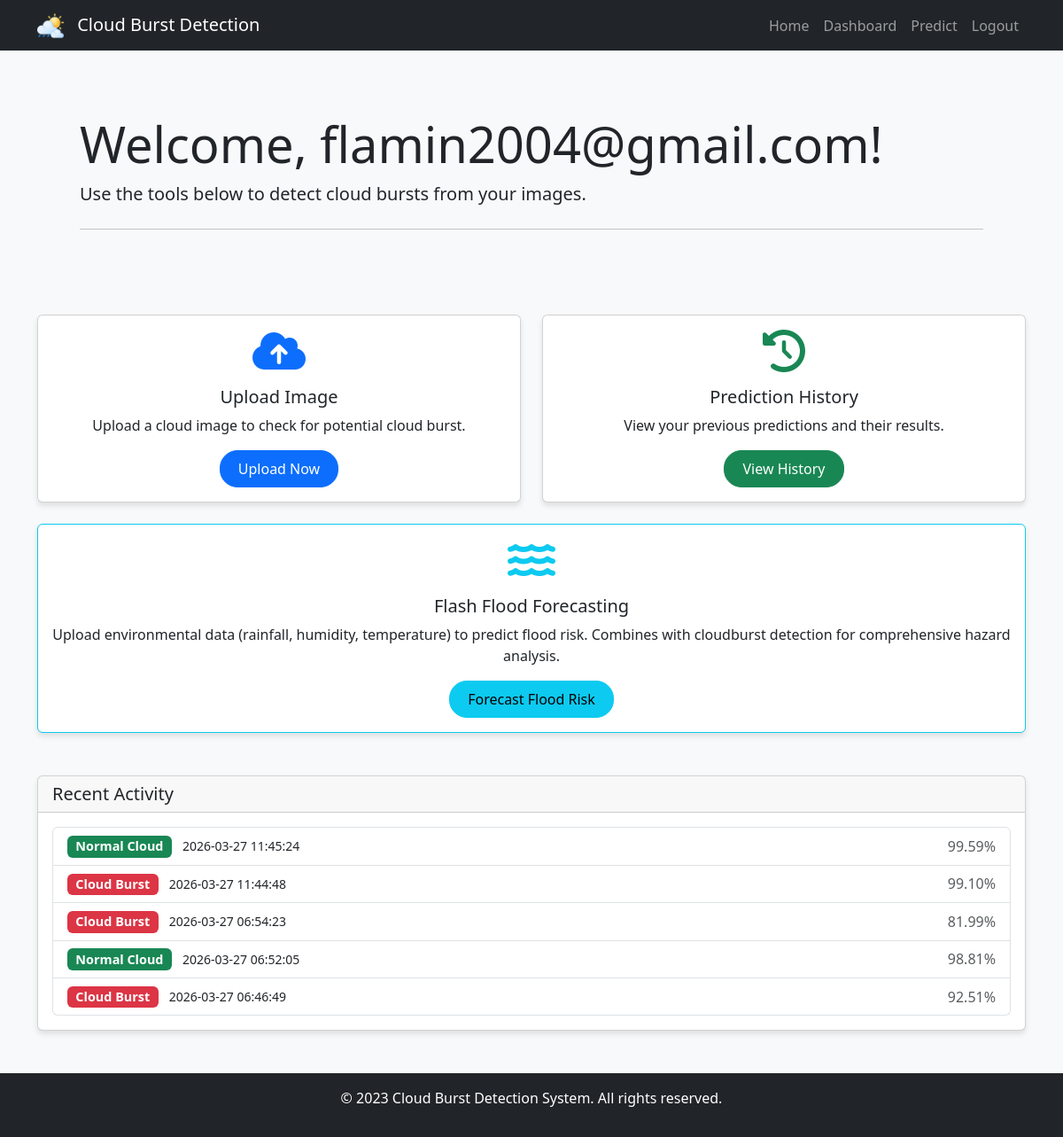
Screenshot of /user_home (signed in) with the database file from the repository.
### tables this page shows
CREATE TABLE predictions (
        id INTEGER PRIMARY KEY AUTOINCREMENT,
        user_id INTEGER,
        image_path TEXT NOT NULL,
        prediction_result TEXT NOT NULL,
        confidence REAL NOT NULL,
        timestamp DATETIME DEFAULT CURRENT_TIMESTAMP,
        FOREIGN KEY (user_id) REFERENCES users (id)
    );

### app.py (the view)
@app.route('/user_home')
def user_home():
    if 'user_id' not in session or session.get('is_admin', False):
        flash('Please login as a user!', 'danger')
        return redirect(url_for('login'))
    conn = get_db_connection()
    cursor = conn.cursor()
    cursor.execute('''
    SELECT prediction_result, confidence, timestamp
    FROM predictions
    WHERE user_id = ?
    ORDER BY timestamp DESC
    LIMIT 5
    ''', (session['user_id'],))
    recent_predictions = cursor.fetchall()
    conn.close()
    formatted_recent = []
    for pred in recent_predictions:
        confidence = pred['confidence']
        try:
            confidence = float(confidence)
        except (ValueError, TypeError) as e:
            print(f"Error converting confidence: {e}")
            confidence = 0.0
        formatted_recent.append({
            'prediction_result': pred['prediction_result'],
            'confidence': confidence,
            'timestamp': pred['timestamp']
        })
    return render_template('user_home.html', recent_predictions=formatted_recent)

### app.py (called while the page is built)
def get_db_connection():
    conn = sqlite3.connect('database.db')
    conn.row_factory = sqlite3.Row  # Allow accessing columns by name
    return conn

### templates/user_home.html
{% extends "base.html" %}
{% block content %}
<div class="row">
    <div class="col-md-12">
        <div class="jumbotron bg-light p-5 rounded-lg mb-4">
            <h1 class="display-4">Welcome, {{ session.username }}!</h1>
            <p class="lead">Use the tools below to detect cloud bursts from your images.</p>
            <hr class="my-4">
        </div>
    </div>
</div>
<div class="row">
    <div class="col-md-6 mb-4">
        <div class="card h-100">
            <div class="card-body text-center">
                <i class="fas fa-cloud-upload-alt fa-3x text-primary mb-3"></i>
                <h5 class="card-title">Upload Image</h5>
                <p class="card-text">Upload a cloud image to check for potential cloud burst.</p>
                <a href="{{ url_for('predict') }}" class="btn btn-primary">Upload Now</a>
            </div>
        </div>
    </div>
    <div class="col-md-6 mb-4">
        <div class="card h-100">
            <div class="card-body text-center">
                <i class="fas fa-history fa-3x text-success mb-3"></i>
                <h5 class="card-title">Prediction History</h5>
                <p class="card-text">View your previous predictions and their results.</p>
                <a href="{{ url_for('user_history') }}" class="btn btn-success">View History</a>
            </div>
        </div>
    </div>
</div>
<div class="row mb-4">
    <div class="col-md-12 mb-4">
        <div class="card h-100 border-info">
            <div class="card-body text-center">
                <i class="fas fa-water fa-3x text-info mb-3"></i>
                <h5 class="card-title">Flash Flood Forecasting</h5>
                <p class="card-text">Upload environmental data (rainfall, humidity, temperature) to predict flood risk. Combines with cloudburst detection for comprehensive hazard analysis.</p>
                <a href="{{ url_for('upload_csv') }}" class="btn btn-info">Forecast Flood Risk</a>
            </div>
        </div>
    </div>
</div>
<div class="row mt-4">
    <div class="col-md-12">
        <div class="card">
            <div class="card-header">
                <h5 class="mb-0">Recent Activity</h5>
            </div>
            <div class="card-body">
                {% if recent_predictions %}
                    <ul class="list-group">
                        {% for prediction in recent_predictions %}
                        <li class="list-group-item d-flex justify-content-between align-items-center">
                            <div>
                                {% if prediction.prediction_result == "Cloud Burst" %}
                                    <span class="badge bg-danger me-2">{{ prediction.prediction_result }}</span>
                                {% else %}
                                    <span class="badge bg-success me-2">{{ prediction.prediction_result }}</span>
                                {% endif %}
                                <small>{{ prediction.timestamp }}</small>
                            </div>
                            <span class="text-muted">{{ "%.2f"|format(prediction.confidence) }}%</span>
                        </li>
                        {% endfor %}
                    </ul>
                {% else %}
                    <p class="text-muted">No recent activity. Upload an image to get started!</p>
                {% endif %}
            </div>
        </div>
    </div>
</div>
{% endblock %}

### static/css/style.css (style rules this page uses)
body { font-family: 'Segoe UI', Tahoma, Geneva, Verdana, sans-serif; background-color: #f8f9fa; }
.jumbotron { padding: 2rem 2rem; margin-bottom: 2rem; background-color: #e9ecef; border-radius: 0.5rem; }
.card { box-shadow: 0 4px 6px rgba(0, 0, 0, 0.1); transition: transform 0.3s ease; }
.btn { border-radius: 20px; padding: 8px 20px; }
.badge { font-size: 0.9em; }

### rows the page displays
predictions: prediction_result "Normal Cloud", timestamp "2026-03-27 11:45:24", confidence "99.59"
predictions: prediction_result "Cloud Burst", timestamp "2026-03-27 11:44:48", confidence "99.10"
predictions: prediction_result "Cloud Burst", timestamp "2026-03-27 06:54:23", confidence "81.99"
predictions: prediction_result "Normal Cloud", timestamp "2026-03-27 06:52:05", confidence "98.81"
predictions: prediction_result "Cloud Burst", timestamp "2026-03-27 06:46:49", confidence "92.51"

### other values shown
{{ session.username }} "flamin2004@gmail.com"
